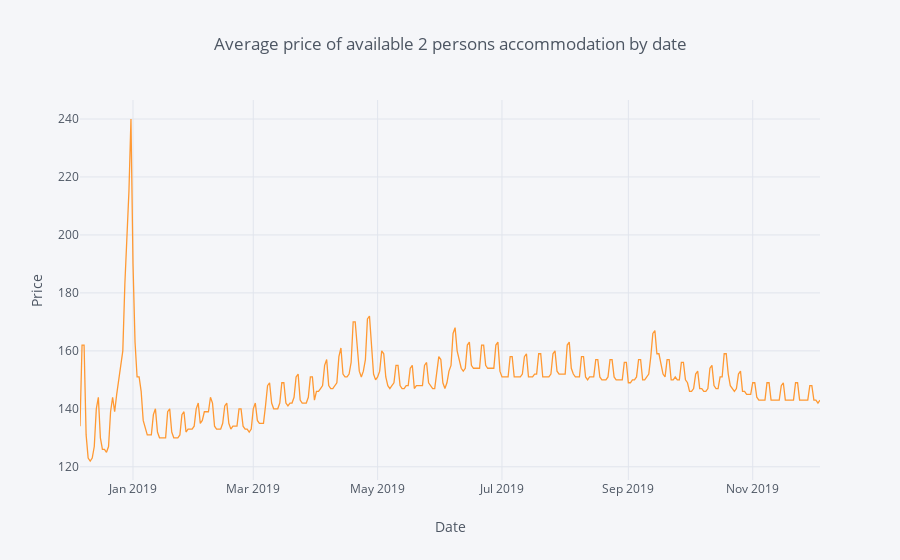

This figure's notebook cell:
### Markdown cell above
## 4.7 Average price by date
Below, you see the average price of all 2-persons accomodations flagged as available by date. The peak of average price 240 Euro is at December 31st, and the cyclical pattern is due to higher prices in weekends. However, I suspect that prices for dates further ahead in time are mostly not updated yet and are probably default prices. This might result in a booking not being accepted by the host if the host realizes that someone is trying to book something on a date that should have been more expensive than usual. This graph is **interactive**, and hovering over the points will show you a tooltip with the average price and weekday by date.

### Code cell
average_price = calendar[(calendar.available == "t") & (calendar.accommodates == 2)].groupby(['date']).mean().astype(np.int64).reset_index()
average_price['weekday'] = average_price['date'].dt.day_name()
average_price = average_price.set_index('date')

average_price.iplot(y='price', mode='lines', xTitle='Date', yTitle='Price',
    text='weekday', title='Average price of available 2 persons accommodation by date')

### Figure 1 — Plotly figure (JSON) as saved in the notebook; plotly's stock layout.template omitted (floating-point values rounded to 4 significant figures; data arrays with more than 128 entries replaced by an {"elided": "..."} marker saying what was removed)
{"data": [{"line": {"color": "rgba(255, 153, 51, 1.0)", "dash": "solid", "shape": "linear", "width": 1.3}, "mode": "lines", "name": "price", "text": {"elided": "364 str values"}, "type": "scatter", "uid": "30a7d574-3c37-4a42-aa98-482a82332951", "x": {"elided": "364 str values"}, "y": {"elided": "364 int values"}}], "layout": {"legend": {"bgcolor": "#F5F6F9", "font": {"color": "#4D5663"}}, "paper_bgcolor": "#F5F6F9", "plot_bgcolor": "#F5F6F9", "title": {"font": {"color": "#4D5663"}, "text": "Average price of available 2 persons accommodation by date"}, "xaxis": {"gridcolor": "#E1E5ED", "showgrid": true, "tickfont": {"color": "#4D5663"}, "title": {"font": {"color": "#4D5663"}, "text": "Date"}, "zerolinecolor": "#E1E5ED"}, "yaxis": {"gridcolor": "#E1E5ED", "showgrid": true, "tickfont": {"color": "#4D5663"}, "title": {"font": {"color": "#4D5663"}, "text": "Price"}, "zerolinecolor": "#E1E5ED"}}}
